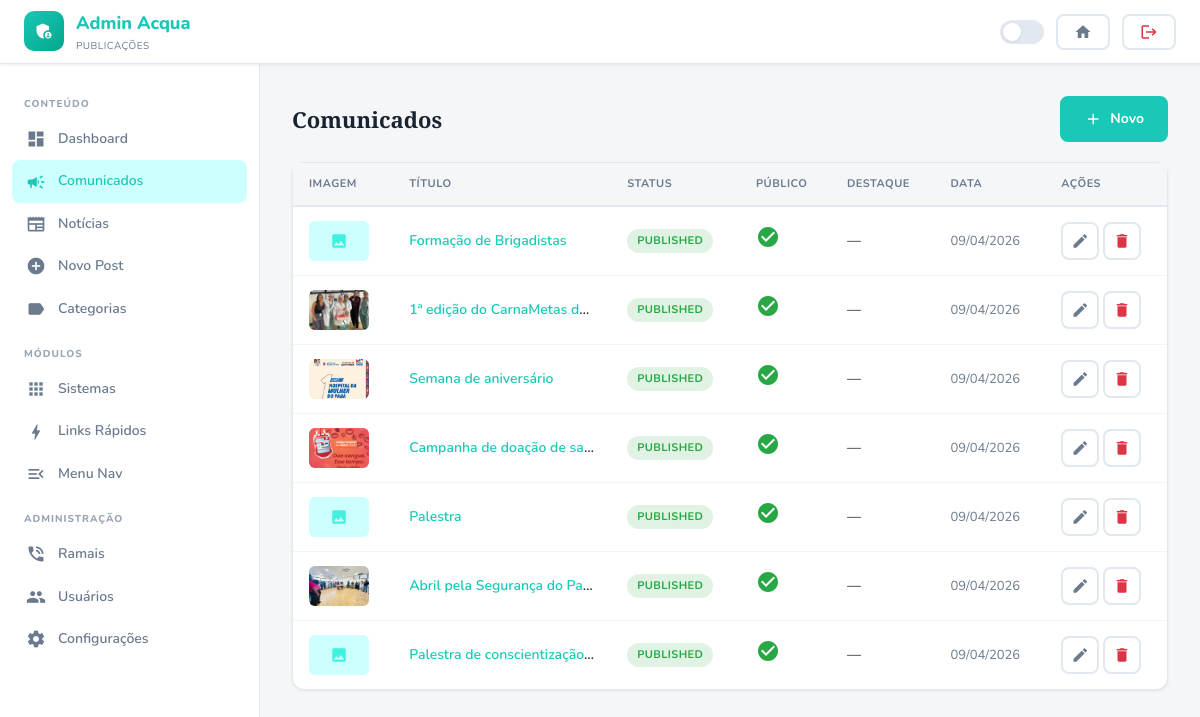
Screenshot of /admin/posts.php (signed in) with the database file from the repository.
### tables this page shows
CREATE TABLE `posts` (
  `id` int(11) NOT NULL AUTO_INCREMENT,
  `title` varchar(255) NOT NULL,
  `slug` varchar(300) NOT NULL,
  `summary` text DEFAULT NULL,
  `content` longtext NOT NULL,
  `cover_image` varchar(255) DEFAULT NULL,
  `cover_image_alt` varchar(255) DEFAULT NULL,
  `cover_image_caption` text DEFAULT NULL,
  `type` enum('comunicado','noticia') NOT NULL,
  `category_id` int(11) DEFAULT NULL,
  `author_id` int(11) NOT NULL,
  `status` enum('draft','published','archived') DEFAULT 'draft',
  `is_featured` tinyint(1) DEFAULT 0,
  `is_public` tinyint(1) DEFAULT 1,
  `views` int(11) DEFAULT 0,
  `published_at` datetime DEFAULT NULL,
  `created_at` datetime DEFAULT current_timestamp(),
  `updated_at` datetime DEFAULT current_timestamp() ON UPDATE current_timestamp(),
  PRIMARY KEY (`id`),
  UNIQUE KEY `slug` (`slug`),
  KEY `category_id` (`category_id`),
  KEY `author_id` (`author_id`),
  CONSTRAINT `posts_ibfk_1` FOREIGN KEY (`category_id`) REFERENCES `categories` (`id`) ON DELETE SET NULL,
  CONSTRAINT `posts_ibfk_2` FOREIGN KEY (`author_id`) REFERENCES `users` (`id`) ON DELETE CASCADE
);

### includes/functions.php (called while the page is built, shortened)
<?php
function isLoggedIn(): bool {
    return isset($_SESSION['user_id']) && !empty($_SESSION['user_id']);
}
function isAdmin(): bool {
    return isLoggedIn() && ($_SESSION['user_role'] ?? '') === 'admin';
}
function csrf(): string {
    return $_SESSION['csrf_token'];
}
function formatDate(string $date, string $format = 'd/m/Y'): string {
    return date($format, strtotime($date));
}

### includes/database.php (called while the page is built, shortened)
<?php
class Database {
    private static ?PDO $instance = null;
    public static function getInstance(): PDO {
        if (self::$instance === null) {
            $dsn = 'mysql:host=' . DB_HOST . ';dbname=' . DB_NAME . ';charset=' . DB_CHARSET;
            try {
                self::$instance = new PDO($dsn, DB_USER, DB_PASS, [
                    PDO::ATTR_ERRMODE            => PDO::ERRMODE_EXCEPTION,
                    PDO::ATTR_DEFAULT_FETCH_MODE => PDO::FETCH_ASSOC,
                    PDO::ATTR_EMULATE_PREPARES   => false,
                ]);
            } catch (PDOException $e) {
                die(json_encode(['error' => 'Falha na conexão com o banco de dados.']));
            }
        }
        return self::$instance;
    }
    public static function query(string $sql, array $params = []): \PDOStatement {
        $stmt = self::getInstance()->prepare($sql);
        $stmt->execute($params);
        return $stmt;
    }
    public static function fetchAll(string $sql, array $params = []): array {
        return self::query($sql, $params)->fetchAll();
    }
}

### admin/posts.php (the view, shortened to what this page needs)
<?php
require_once __DIR__ . '/../includes/database.php';
require_once __DIR__ . '/../includes/functions.php';
$action   = $_GET['action'] ?? 'list';
$type     = $_GET['type'] ?? 'comunicado';
$isDark   = ($_SESSION['dark_mode'] ?? false);
function sidebarLinks(string $active = ''): void { ?>
    <div class="sidebar-label">Conteúdo</div>
    <a href="index.php" class="sidebar-link <?= $active==='dash'?'active':'' ?>"><span class="material-icons">dashboard</span> Dashboard</a>
    <a href="posts.php?type=comunicado" class="sidebar-link <?= $active==='com'?'active':'' ?>"><span class="material-icons">campaign</span> Comunicados</a>
    <a href="posts.php?type=noticia" class="sidebar-link <?= $active==='not'?'active':'' ?>"><span class="material-icons">newspaper</span> Notícias</a>
    <a href="posts.php?action=new" class="sidebar-link"><span class="material-icons">add_circle</span> Novo Post</a>
    <a href="categories.php" class="sidebar-link"><span class="material-icons">label</span> Categorias</a>
    <div class="sidebar-label">Módulos</div>
    <a href="modules.php?cat=sistema" class="sidebar-link"><span class="material-icons">apps</span> Sistemas</a>
    <a href="modules.php?cat=link_rapido" class="sidebar-link"><span class="material-icons">bolt</span> Links Rápidos</a>
    <a href="nav.php" class="sidebar-link"><span class="material-icons">menu_open</span> Menu Nav</a>
    <?php if (isAdmin()): ?>
    <div class="sidebar-label">Administração</div>
    <a href="ramais.php" class="sidebar-link"><span class="material-icons">phone_in_talk</span> Ramais</a>
    <a href="users.php" class="sidebar-link"><span class="material-icons">group</span> Usuários</a>
    <a href="settings.php" class="sidebar-link"><span class="material-icons">settings</span> Configurações</a>
    <?php endif; ?>
<?php }
?>
<!DOCTYPE html>
<html lang="pt-BR" data-theme="<?= $isDark ? 'dark' : 'light' ?>">
<head>
  <link rel="stylesheet" href="<?= BASE_URL ?>/assets/css/style.css">
</head>
<body class="fade-in">
<nav class="navbar">
  <a href="<?= BASE_URL ?>/admin/index.php" class="navbar-brand">
    <div class="logo-icon"><span class="material-icons">admin_panel_settings</span></div>
    <div class="brand-text">Admin Acqua <small>Publicações</small></div>
  </a>
  <div class="navbar-end">
    <button class="dark-toggle <?= $isDark?'on':'' ?>"></button>
    <a href="<?= BASE_URL ?>/index.php" class="btn btn-ghost btn-sm"><span class="material-icons">home</span></a>
    <a href="<?= BASE_URL ?>/logout.php" class="btn btn-ghost btn-sm" style="color:#dc3545"><span class="material-icons">logout</span></a>
  </div>
</nav>
<div class="admin-layout">
  <aside class="admin-sidebar" id="adminSidebar"><?php sidebarLinks($type==='comunicado'?'com':'not'); ?></aside>
  <main class="admin-main">
  <?php if ($action === 'list'): ?>
    <?php $label = $type==='comunicado'?'Comunicados':'Notícias Externas'; ?>
    <div style="display:flex;justify-content:space-between;align-items:center;margin-bottom:20px">
      <h1 style="font-size:22px"><?= $label ?></h1>
      <a href="posts.php?action=new&type=<?= $type ?>" class="btn btn-primary"><span class="material-icons">add</span> Novo</a>
    </div>
    <?php $posts = Database::fetchAll("SELECT p.*,u.name as author FROM posts p LEFT JOIN users u ON u.id=p.author_id WHERE p.type='$type' ORDER BY p.created_at DESC"); ?>
    <div class="card">
      <div class="table-responsive">
        <table class="table">
          <thead><tr><th>Imagem</th><th>Título</th><th>Status</th><th>Público</th><th>Destaque</th><th>Data</th><th>Ações</th></tr></thead>
          <tbody>
            <?php foreach ($posts as $p): ?>
            <tr>
              <td>
                <?php if ($p['cover_image'] && file_exists(UPLOAD_DIR . $p['cover_image'])): ?>
                <img src="<?= UPLOAD_URL . htmlspecialchars($p['cover_image']) ?>" style="width:60px;height:40px;object-fit:cover;border-radius:6px;display:block" alt="">
                <?php else: ?>
                <div style="width:60px;height:40px;background:var(--primary-xlight);border-radius:6px;display:flex;align-items:center;justify-content:center"><span class="material-icons" style="font-size:18px;color:var(--primary-light)">image</span></div>
                <?php endif; ?>
              </td>
              <td style="font-weight:600;max-width:200px;overflow:hidden;text-overflow:ellipsis;white-space:nowrap"><a href="posts.php?action=edit&id=<?= $p['id'] ?>&type=<?= $type ?>"><?= htmlspecialchars($p['title']) ?></a></td>
              <td><?php $sc=['published'=>'badge-success','draft'=>'badge-warning','archived'=>'badge-info'][$p['status']]??'badge-info'; ?><span class="badge <?= $sc ?>"><?= $p['status'] ?></span></td>
              <td><?= $p['is_public'] ? '<span class="material-icons" style="color:#28a745">check_circle</span>' : '<span class="material-icons" style="color:var(--text-muted)">lock</span>' ?></td>
              <td><?= $p['is_featured'] ? '<span class="material-icons" style="color:#ffc107">star</span>' : '—' ?></td>
              <td class="text-sm text-muted"><?= formatDate($p['created_at']) ?></td>
              <td>
                <a href="posts.php?action=edit&id=<?= $p['id'] ?>&type=<?= $type ?>" class="btn btn-ghost btn-sm btn-icon"><span class="material-icons" style="font-size:18px">edit</span></a>
                <a href="posts.php?action=delete&id=<?= $p['id'] ?>&type=<?= $type ?>&csrf=<?= csrf() ?>" class="btn btn-ghost btn-sm btn-icon" style="color:#dc3545" data-confirm="Excluir esta publicação?"><span class="material-icons" style="font-size:18px">delete</span></a>
              </td>
            </tr>
            <?php endforeach; ?>
          </tbody>
        </table>
      </div>
    </div>
  <?php endif; ?>
  </main>
</div>
</body>
</html>

### rows the page displays
posts: title "Formação de Brigadistas", status "PUBLISHED", is_public 1 (drawn), created_at "09/04/2026"
posts: cover_image (picture), title "1ª edição do CarnaMetas d…", status "PUBLISHED", is_public 1 (drawn), created_at "09/04/2026"
posts: cover_image (picture), title "Semana de aniversário", status "PUBLISHED", is_public 1 (drawn), created_at "09/04/2026"
posts: cover_image (picture), title "Campanha de doação de sa…", status "PUBLISHED", is_public 1 (drawn), created_at "09/04/2026"
posts: title "Palestra", status "PUBLISHED", is_public 1 (drawn), created_at "09/04/2026"
posts: cover_image (picture), title "Abril pela Segurança do Pa…", status "PUBLISHED", is_public 1 (drawn), created_at "09/04/2026"
posts: title "Palestra de conscientização…", status "PUBLISHED", is_public 1 (drawn), created_at "09/04/2026"

### other values shown
$label "Comunicados"
